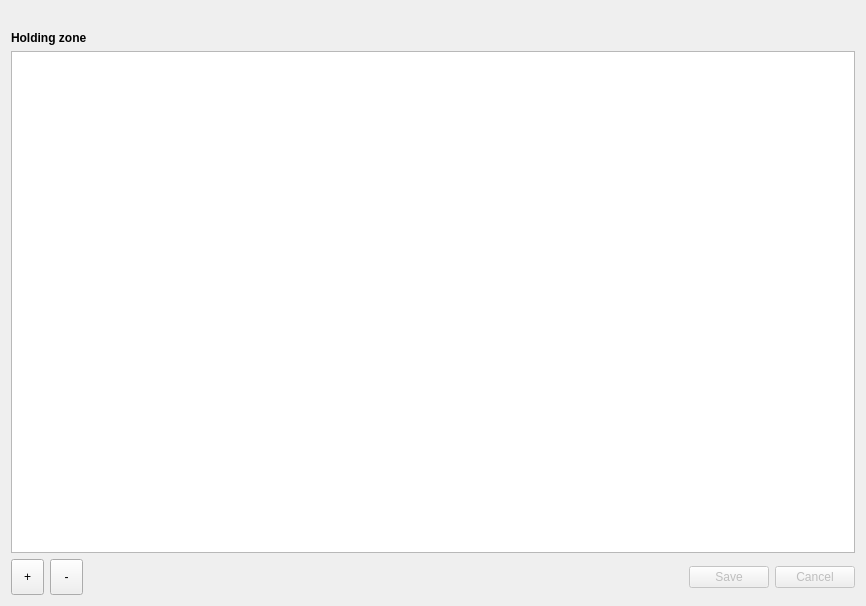
<?xml version="1.0" encoding="UTF-8"?>
<ui version="4.0">
 <class>HoldingEditor</class>
 <widget class="QWidget" name="HoldingEditor">
  <property name="geometry">
   <rect>
    <x>0</x>
    <y>0</y>
    <width>866</width>
    <height>606</height>
   </rect>
  </property>
  <property name="windowTitle">
   <string>Holding editor</string>
  </property>
  <layout class="QVBoxLayout" name="verticalLayout">
   <item>
    <widget class="QLabel" name="firLabel">
     <property name="font">
      <font>
       <weight>75</weight>
       <bold>true</bold>
      </font>
     </property>
     <property name="text">
      <string/>
     </property>
     <property name="alignment">
      <set>Qt::AlignCenter</set>
     </property>
    </widget>
   </item>
   <item>
    <widget class="QLabel" name="label">
     <property name="font">
      <font>
       <weight>75</weight>
       <bold>true</bold>
      </font>
     </property>
     <property name="text">
      <string>Holding zone</string>
     </property>
    </widget>
   </item>
   <item>
    <widget class="QTableView" name="holdingView">
     <property name="selectionMode">
      <enum>QAbstractItemView::ExtendedSelection</enum>
     </property>
     <property name="selectionBehavior">
      <enum>QAbstractItemView::SelectRows</enum>
     </property>
     <property name="sortingEnabled">
      <bool>true</bool>
     </property>
     <attribute name="horizontalHeaderStretchLastSection">
      <bool>true</bool>
     </attribute>
     <attribute name="verticalHeaderVisible">
      <bool>false</bool>
     </attribute>
    </widget>
   </item>
   <item>
    <layout class="QHBoxLayout" name="horizontalLayout">
     <item>
      <widget class="QToolButton" name="addButton">
       <property name="sizePolicy">
        <sizepolicy hsizetype="Preferred" vsizetype="Fixed">
         <horstretch>0</horstretch>
         <verstretch>0</verstretch>
        </sizepolicy>
       </property>
       <property name="minimumSize">
        <size>
         <width>33</width>
         <height>36</height>
        </size>
       </property>
       <property name="text">
        <string>+</string>
       </property>
      </widget>
     </item>
     <item>
      <widget class="QToolButton" name="deleteButton">
       <property name="sizePolicy">
        <sizepolicy hsizetype="Preferred" vsizetype="Fixed">
         <horstretch>0</horstretch>
         <verstretch>0</verstretch>
        </sizepolicy>
       </property>
       <property name="minimumSize">
        <size>
         <width>33</width>
         <height>36</height>
        </size>
       </property>
       <property name="text">
        <string>-</string>
       </property>
      </widget>
     </item>
     <item>
      <widget class="QDialogButtonBox" name="operButtons">
       <property name="enabled">
        <bool>false</bool>
       </property>
       <property name="standardButtons">
        <set>QDialogButtonBox::Cancel|QDialogButtonBox::Save</set>
       </property>
      </widget>
     </item>
    </layout>
   </item>
  </layout>
 </widget>
 <tabstops>
  <tabstop>holdingView</tabstop>
  <tabstop>operButtons</tabstop>
 </tabstops>
 <resources/>
 <connections/>
</ui>
